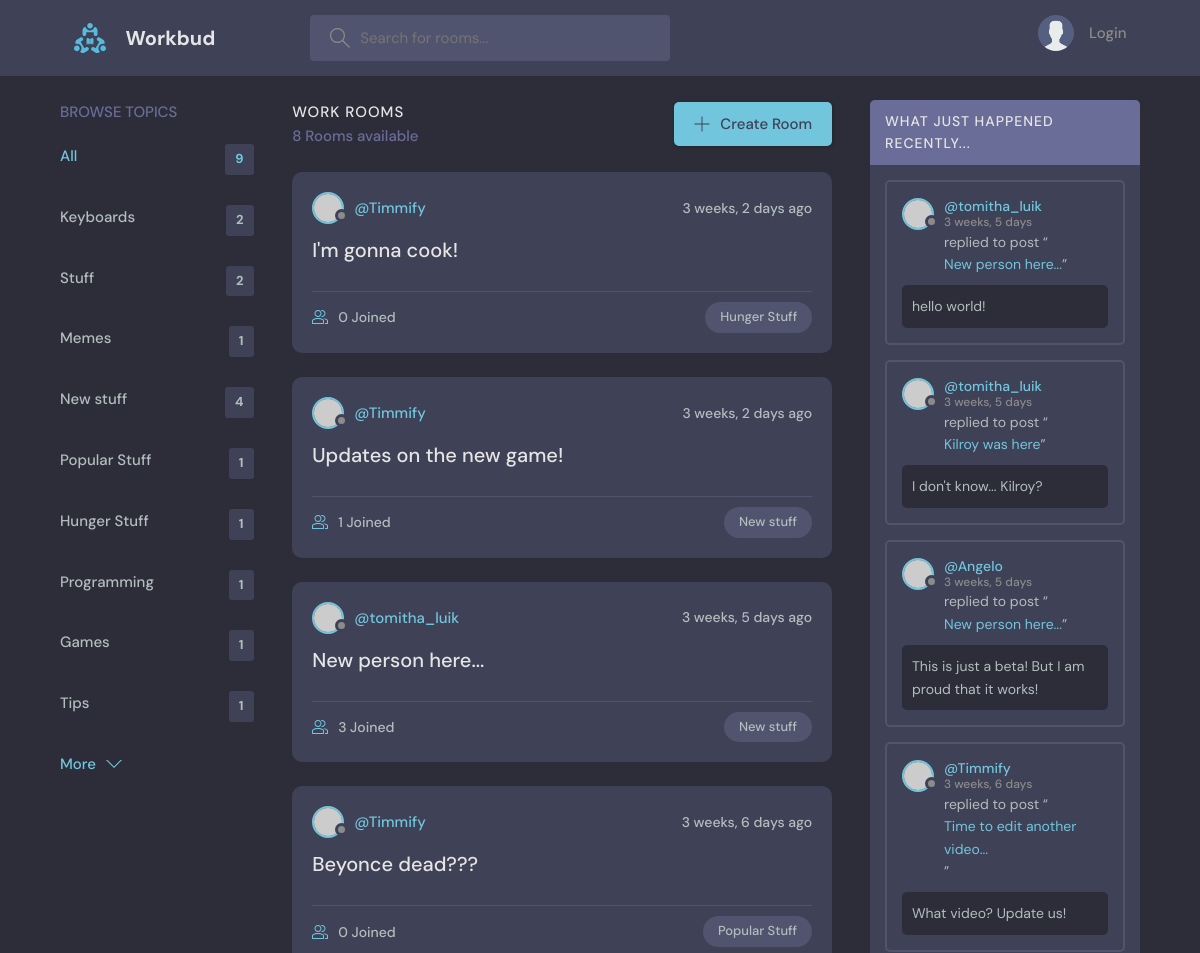
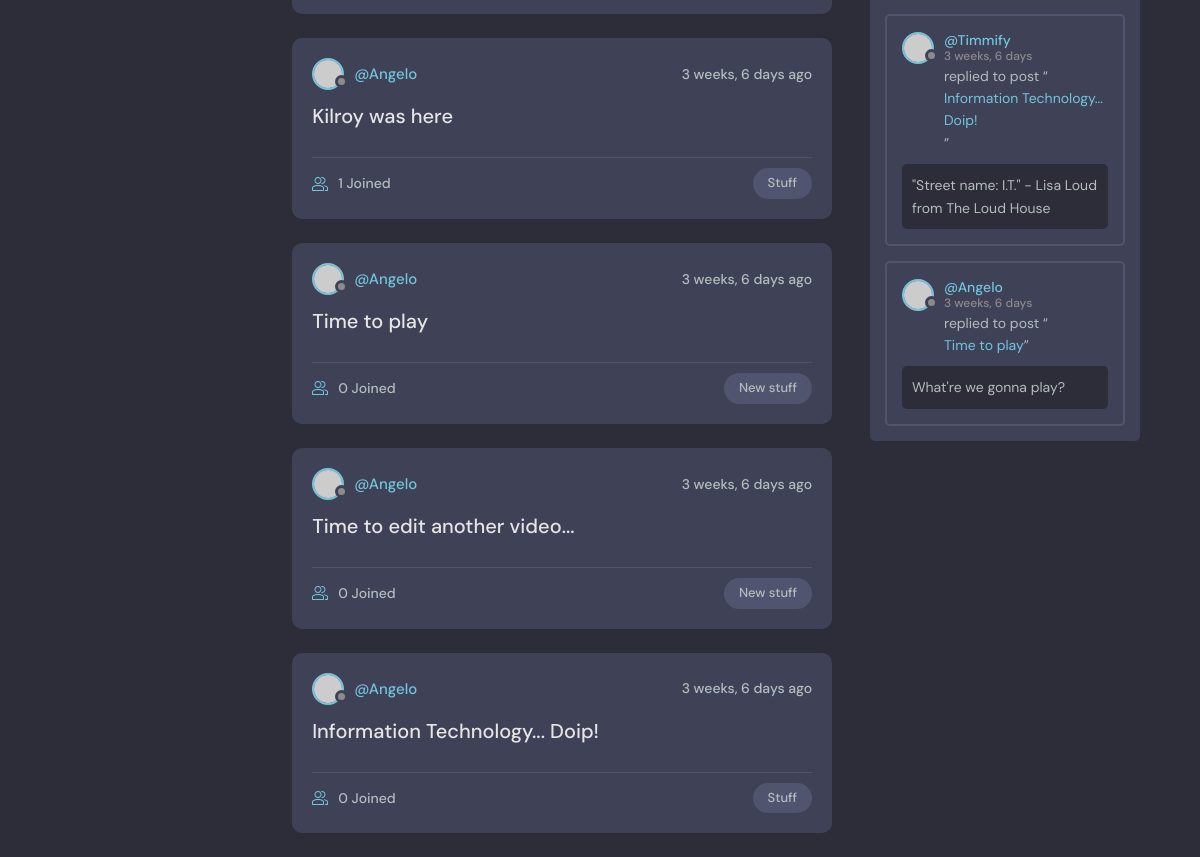
Screenshot of /?q=Stuff with the database file from the repository (2 pictures, top to bottom).
### base/models.py (models this page shows, shortened)
class Topic(models.Model):
    name = models.CharField(max_length=200)

class Room(models.Model):
    host = models.ForeignKey(User, on_delete=models.SET_NULL, null=True)
    topic = models.ForeignKey(Topic, on_delete=models.SET_NULL, null=True)
    name = models.CharField(max_length=200)
    description = models.TextField(null=True, blank=True)
    participants = models.ManyToManyField(User, related_name='participants', blank=True)
    updated = models.DateTimeField(auto_now=True)
    created = models.DateTimeField(auto_now_add=True)
    class Meta:
        ordering = ['-updated', '-created']
    def __str__(self):
        return self.name

class Message(models.Model):
    user = models.ForeignKey(User, on_delete=models.CASCADE)
    room = models.ForeignKey(Room, on_delete=models.CASCADE)
    body = models.TextField()
    updated = models.DateTimeField(auto_now=True)
    created = models.DateTimeField(auto_now_add=True)
    class Meta:
        ordering = ['-updated', '-created']

### base/views.py (the view)
# urls.py: path('', views.home, name="home"),
def home(request):
    q = request.GET.get('q') if request.GET.get('q') != None else ''
    rooms = Room.objects.filter(
        Q(topic__name__icontains=q) |
        Q(name__icontains=q) |
        Q(description__icontains=q)
    )
    topics = Topic.objects.all()
    room_count = rooms.count()
    room_messages = Message.objects.filter(Q(room__topic__name__icontains=q))
    context = {'rooms':rooms, 'topics':topics,
        'room_count':room_count, 'room_messages':room_messages}
    return render(request, 'base/home.html', context)

### base/templates/base/home.html (shortened to what this page needs)
{% extends 'main.html' %}
{% block content %}
<main class="layout layout--3">
  <div class="container">
    {% include 'base/topics_component.html' %}
    <div class="roomList">
      <div class="roomList__header">
        <div>
          <h2>Work Rooms</h2>
          <p>{{room_count}} Rooms available</p>
        </div>
        <a class="btn btn--main" href="{% url 'create-room' %}">
          <svg version="1.1" xmlns="http://www.w3.org/2000/svg" width="32" height="32" viewBox="0 0 32 32">
            <title>add</title>
            <path
              d="M16.943 0.943h-1.885v14.115h-14.115v1.885h14.115v14.115h1.885v-14.115h14.115v-1.885h-14.115v-14.115z"
            ></path>
          </svg>
          Create Room
        </a>
      </div>
      {% include 'base/feed_component.html' %}
    </div>
    {% include 'base/activity_component.html' %}
  </div>
</main>
{% endblock %}

### base/templates/base/topics_component.html
<div class="topics">
    <div class="topics__header">
      <h2>Browse Topics</h2>
    </div>
    <ul class="topics__list">
      <li>
        <a href="{% url 'home' %}" class="active">All <span>{{topics.count}}</span></a>
      </li>
      {% for topic in topics %}
      <li>
        <a href="{% url 'home' %}?q={{topic.name}}">{{topic.name}} <span>{{topic.room_set.all.count}}</span></a>
      </li>
      {% endfor %}
    </ul>
    <a class="btn btn--link" href="topics.html">
      More
      <svg version="1.1" xmlns="http://www.w3.org/2000/svg" width="32" height="32" viewBox="0 0 32 32">
        <title>chevron-down</title>
        <path d="M16 21l-13-13h-3l16 16 16-16h-3l-13 13z"></path>
      </svg>
    </a>
  </div>

### base/templates/base/feed_component.html (shortened to what this page needs)
{% for room in rooms %}
<div class="roomListRoom">
    <div class="roomListRoom__header">
      <a href="{% url 'user-profile' room.host.id %}" class="roomListRoom__author">
        <div class="avatar avatar--small">
          <img src="https://randomuser.me/api/portraits/women/11.jpg" />
        </div>
        <span>@{{room.host.username}}</span>
      </a>
      <div class="roomListRoom__actions">
        <span>{{room.created|timesince}} ago</span>
      </div>
    </div>
    <div class="roomListRoom__content">
      <a href="{% url 'room' room.id %}">{{room.name}}</a>
    </div>
    <div class="roomListRoom__meta">
      <a href="{% url 'room' room.id %}" class="roomListRoom__joined">
        {{room.participants.all.count}} Joined
      </a>
      <p class="roomListRoom__topic">{{room.topic.name}}</p>
    </div>
  </div>
{% endfor %}

### base/templates/base/activity_component.html (shortened to what this page needs)
<div class="activities">
    <div class="activities__header">
      <h2>What just happened recently...</h2>
    </div>
    {% for message in room_messages %}
    <div class="activities__box">
      <div class="activities__boxHeader roomListRoom__header">
        <a href="{% url 'user-profile' message.user.id %}" class="roomListRoom__author">
          <div class="avatar avatar--small">
            <img src="https://randomuser.me/api/portraits/women/11.jpg" />
          </div>
          <p>
            @{{message.user}}
            <span>{{message.created|timesince}}</span>
          </p>
        </a>
      </div>
      <div class="activities__boxContent">
        <p>replied to post “<a href="{% url 'room' message.room.id %}">{{message.room}}</a>”</p>
        <div class="activities__boxRoomContent">
          {{message.body}}
        </div>
      </div>
    </div>
    {% endfor %}
  </div>

### rows the page displays
Topic: name "Keyboards", room_set.all.count "2"
Topic: name "Stuff", room_set.all.count "2"
Topic: name "Memes", room_set.all.count "1"
Topic: name "New stuff", room_set.all.count "4"
Topic: name "Popular Stuff", room_set.all.count "1"
Topic: name "Hunger Stuff", room_set.all.count "1"
Topic: name "Programming", room_set.all.count "1"
Topic: name "Games", room_set.all.count "1"
Topic: name "Tips", room_set.all.count "1"
Room: host.username "Timmify", created "3 weeks, 2 days", name "I'm gonna cook!", participants.all.count "0", topic.name "Hunger Stuff"
Room: host.username "Timmify", created "3 weeks, 2 days", name "Updates on the new game!", participants.all.count "1", topic.name "New stuff"
Room: host.username "tomitha_luik", created "3 weeks, 5 days", name "New person here...", participants.all.count "3", topic.name "New stuff"
Room: host.username "Timmify", created "3 weeks, 6 days", name "Beyonce dead???", participants.all.count "0", topic.name "Popular Stuff"
Room: host.username "Angelo", created "3 weeks, 6 days", name "Kilroy was here", participants.all.count "1", topic.name "Stuff"
Room: host.username "Angelo", created "3 weeks, 6 days", name "Time to play", participants.all.count "0", topic.name "New stuff"
Room: host.username "Angelo", created "3 weeks, 6 days", name "Time to edit another video...", participants.all.count "0", topic.name "New stuff"
Room: host.username "Angelo", created "3 weeks, 6 days", name "Information Technology... Doip!", participants.all.count "0", topic.name "Stuff"
Message: user "tomitha_luik", created "3 weeks, 5 days", room "New person here...", body "hello world!"
Message: user "tomitha_luik", created "3 weeks, 5 days", room "Kilroy was here", body "I don't know... Kilroy?"
Message: user "Angelo", created "3 weeks, 5 days", room "New person here...", body "This is just a beta! But I am proud that it works!"
Message: user "Timmify", created "3 weeks, 6 days", room "Time to edit another video...", body "What video? Update us!"
Message: user "Timmify", created "3 weeks, 6 days", room "Information Technology... Doip!", body "\"Street name: I.T.\" - Lisa Loud from The Loud House"
Message: user "Angelo", created "3 weeks, 6 days", room "Time to play", body "What're we gonna play?"

### other values shown
{{ topics.count }} "9"
{{ room_count }} "8"
